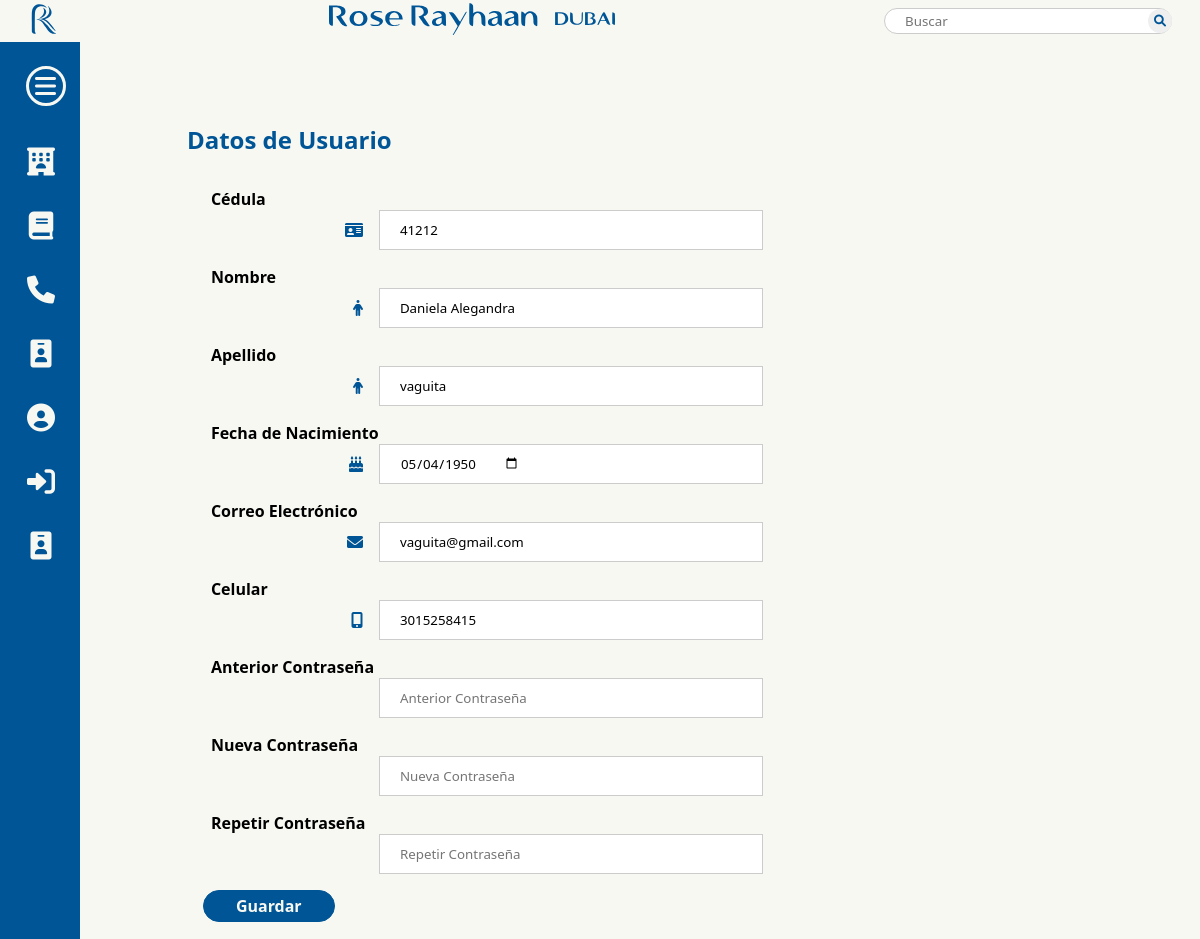
The app's page /user/ (signed in, upper part), older data.
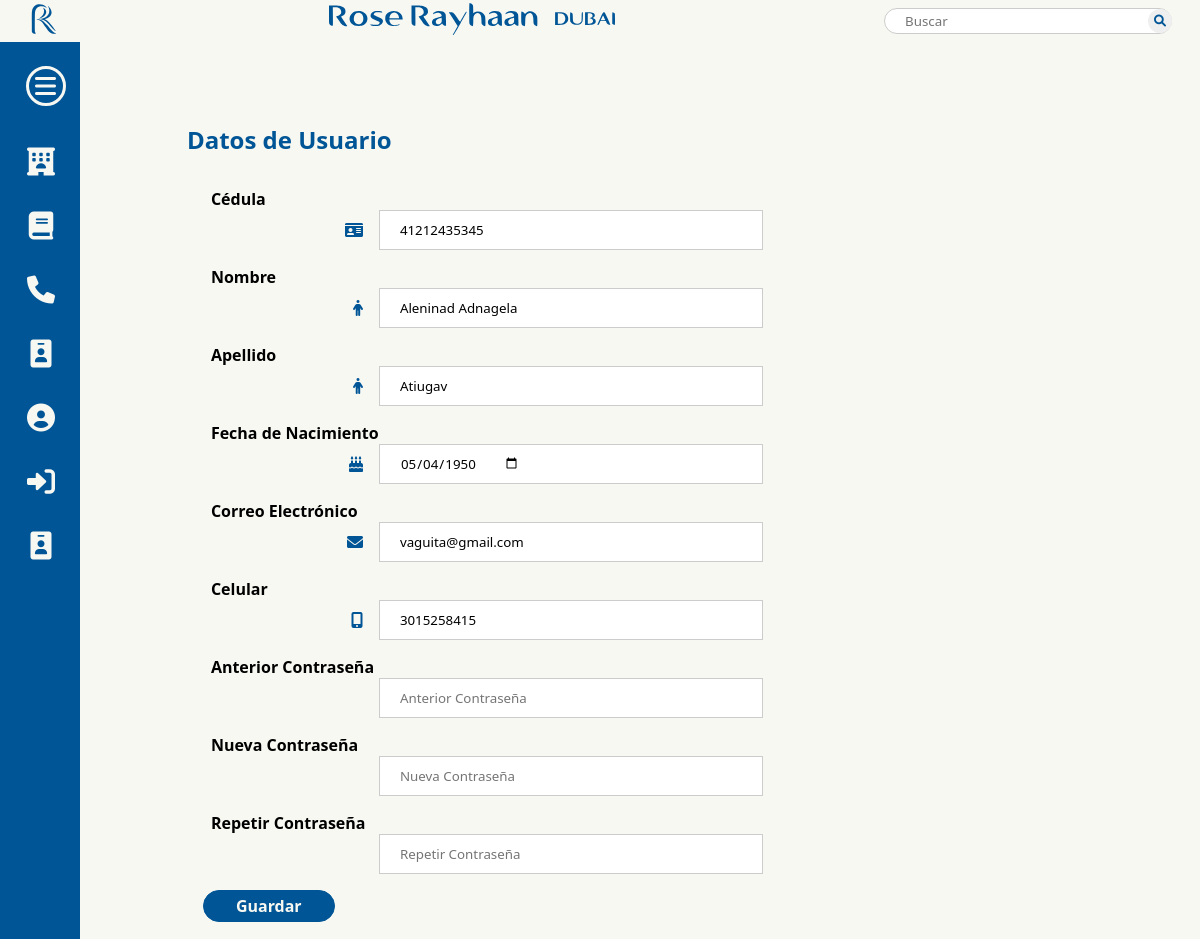
The same page, newer data.
### tables this page shows
CREATE TABLE User (Id INTEGER PRIMARY KEY AUTOINCREMENT NOT NULL UNIQUE, Cedula TEXT NOT NULL, Nombre TEXT NOT NULL, Apellidos TEXT NOT NULL, Fecha_Nacimiento DATE NOT NULL, Correo TEXT NOT NULL, Celular TEXT NOT NULL, Tipo_Usuario INTEGER REFERENCES TipoUsuario (Id), Contrasena TEXT);

### app.py (the view)
@ app.route('/user/', methods=['POST', 'GET'])
def user():
    if request.method == 'GET':
        usuario = scripts.obtener_usuario_id(scripts.id_usuario_sesion)
        reservas = scripts.obtener_reservas_tabla_usuarioId(scripts.id_usuario_sesion)
        comentarios = scripts.obtener_comentarios_tabla_usuarioId(scripts.id_usuario_sesion)
        return render_template("users.html", usuario=usuario, reservas=reservas, comentarios=comentarios)
    else:
        usuario = request.form.to_dict(flat=True)
        usuario['nuevaContrasena'] = generate_password_hash(usuario['nuevaContrasena'])
        scripts.editar_usuario(scripts.id_usuario_sesion, usuario)
        return redirect('/user/')

### app.py (called while the page is built)
@app.before_request
def before_request():
    if 'usuario' not in session and request.endpoint in ['user','realizar_Comentario', 'booking', 'users', 'admin_users', 'editUser', 'editReserveAdmin', 'editReviewAdmin', 'admin_admins', 'addAdmin', 'editAdmin', 'admins_home']:
        return redirect('/')
    elif 'usuario' in session and (scripts.tipo_usuario_sesion_abierta==1) and request.endpoint in ['admin_users', 'editReviewAdmin', 'admin_admins', 'addAdmin', 'editAdmin', 'admins_home']:
        return redirect('/user')
    elif 'usuario' in session and (scripts.tipo_usuario_sesion_abierta==2) and request.endpoint in ['user','admin_admins']:
        return redirect('/admin-rooms')

### db/scripts.py (called while the page is built)
def conexion_bd():
    try:
        conexion = sqlite3.connect('db/dbHotel.db')
        return conexion
    except:
        print('Error de conexion bd')

def obtener_usuario_id(id):
    query = 'select * from User where id={};'.format(id)
    conexion = conexion_bd()
    cursorObj = conexion.cursor()
    cursorObj.execute(query)
    usuario = cursorObj.fetchone()
    conexion.commit()
    conexion.close()
    return usuario

### templates/users.html (shortened to what this page needs)
{% extends "base.html" %} {% block head %}
<link rel="stylesheet" type="text/css" href="{{ url_for('static', filename='css/base.css') }}" />
<link rel="stylesheet" type="text/css" href="{{ url_for('static', filename='css/base-tables.css') }}" />
<link rel="stylesheet" type="text/css" href="{{ url_for('static', filename='css/base-forms.css') }}" />
<link rel="stylesheet" type="text/css" href="{{ url_for('static', filename='css/base-buttons.css') }}" />
{% endblock %} {% block content %}
<section class="dataUser">
  <section class="userEdit">
    <h2>Datos de Usuario</h2>
    <form action="#" class="form" method="post">
      <p>
        <label for="cedula">Cédula</label>
        <span>
          <i class="fa-solid fa-id-card"></i>
          <input type="text" class="input_user" name="Cedula" id="cedula" value="{{ usuario[1] }}" required/>
        </span>
      </p>
      <p>
        <label for="nombre">Nombre</label>
        <span>
          <i class="fa-solid fa-person"></i>
          <input type="text" class="input_user" name="Nombre" id="nombre" value="{{ usuario[2] }}" required/>
        </span>
      </p>
      <p>
        <label for="apellido">Apellido</label>
        <span>
          <i class="fa-solid fa-person"></i>
          <input type="text" class="input_user" name="Apellidos" id="apellido" value="{{ usuario[3] }}" required/>
        </span>
      </p>
      <p>
        <label for="fechaNacimiento">Fecha de Nacimiento</label>
        <span>
          <i class="fa-solid fa-cake-candles"></i>
          <input type="date" class="input_user" name="Fecha_Nacimiento" id="fechaNacimiento" value="{{ usuario[4] }}" required/>
        </span>
      </p>
      <p>
        <label for="correo">Correo Electrónico</label>
        <span>
          <i class="fa-solid fa-envelope"></i>
          <input type="email" class="input_user" name="Correo" id="correo" value="{{ usuario[5] }}" required/>
        </span>
      </p>
      <p>
        <label for="celular">Celular</label>
        <span>
          <i class="fa-solid fa-mobile-screen-button"></i>
          <input type="phone" class="input_user" name="Celular" id="celular" value="{{ usuario[6] }}" required/>
        </span>
      </p>
      <p>
        <label for="anteriorContrasena">Anterior Contraseña</label>
        <span>
          <input type="password" class="input_user" name="anteriorContrasena" id="anteriorContrasena"
            placeholder="Anterior Contraseña" required/>
        </span>
      </p>
      <p>
        <label for="nuevaContrasena">Nueva Contraseña</label>
        <span>
          <input type="password" class="input_user" name="nuevaContrasena" id="nuevaContrasena"
            placeholder="Nueva Contraseña" required/>
        </span>
      </p>
      <p>
        <label for="repetirContrasena">Repetir Contraseña</label>
        <span>
          <input type="password" class="input_user" name="repetirContrasena" id="repetirContrasena"
            placeholder="Repetir Contraseña" required/>
        </span>
      </p>
      <p>
        <input class="btn-submit btn-submit-blue btnGuardar" type="submit" name="botonGuardar" value="Guardar"/>
      </p>
    </form>
  </section>
</section>
{% endblock %}

Row changes from the older to the newer data that the page shows:
changed User "vaguita@gmail.com": Cedula "41212" → "41212435345"; Nombre "Daniela Alegandra" → "Aleninad Adnagela"; Apellidos "vaguita" → "Atiugav"
